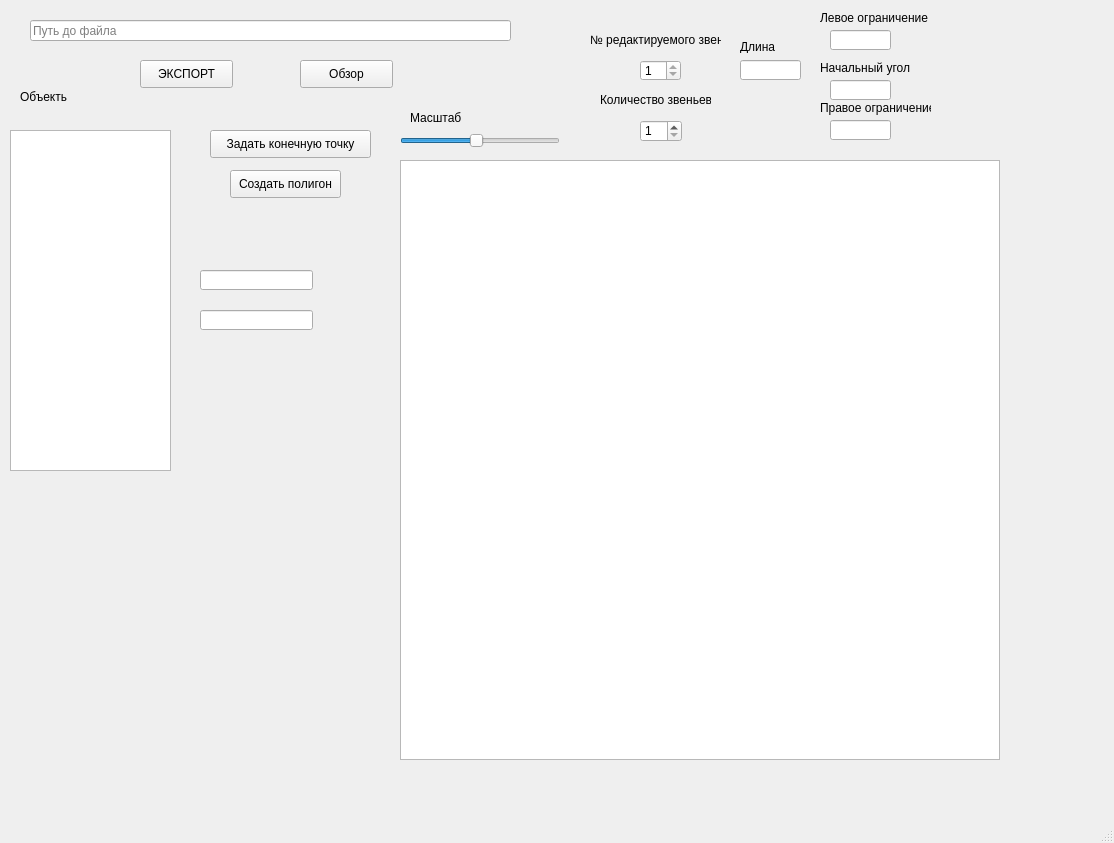
<?xml version="1.0" encoding="UTF-8"?>
<ui version="4.0">
 <class>MainWindow</class>
 <widget class="QMainWindow" name="MainWindow">
  <property name="geometry">
   <rect>
    <x>0</x>
    <y>0</y>
    <width>1114</width>
    <height>843</height>
   </rect>
  </property>
  <property name="windowTitle">
   <string>MainWindow</string>
  </property>
  <widget class="QWidget" name="centralwidget">
   <widget class="QPushButton" name="file_choose_btn">
    <property name="geometry">
     <rect>
      <x>300</x>
      <y>60</y>
      <width>93</width>
      <height>28</height>
     </rect>
    </property>
    <property name="text">
     <string>Обзор</string>
    </property>
   </widget>
   <widget class="QGraphicsView" name="graphicsView">
    <property name="geometry">
     <rect>
      <x>400</x>
      <y>160</y>
      <width>600</width>
      <height>600</height>
     </rect>
    </property>
    <property name="verticalScrollBarPolicy">
     <enum>Qt::ScrollBarAsNeeded</enum>
    </property>
    <property name="horizontalScrollBarPolicy">
     <enum>Qt::ScrollBarAsNeeded</enum>
    </property>
    <property name="sizeAdjustPolicy">
     <enum>QAbstractScrollArea::AdjustIgnored</enum>
    </property>
    <property name="dragMode">
     <enum>QGraphicsView::NoDrag</enum>
    </property>
    <property name="transformationAnchor">
     <enum>QGraphicsView::AnchorUnderMouse</enum>
    </property>
    <property name="resizeAnchor">
     <enum>QGraphicsView::AnchorUnderMouse</enum>
    </property>
   </widget>
   <widget class="QListView" name="poly_list">
    <property name="geometry">
     <rect>
      <x>10</x>
      <y>130</y>
      <width>161</width>
      <height>341</height>
     </rect>
    </property>
   </widget>
   <widget class="QLabel" name="label">
    <property name="geometry">
     <rect>
      <x>20</x>
      <y>90</y>
      <width>47</width>
      <height>13</height>
     </rect>
    </property>
    <property name="text">
     <string>Объекты</string>
    </property>
   </widget>
   <widget class="QLineEdit" name="file_choose_edit">
    <property name="geometry">
     <rect>
      <x>30</x>
      <y>20</y>
      <width>481</width>
      <height>21</height>
     </rect>
    </property>
    <property name="readOnly">
     <bool>false</bool>
    </property>
    <property name="placeholderText">
     <string>Путь до файла</string>
    </property>
   </widget>
   <widget class="QSpinBox" name="robot_joint_count_spin">
    <property name="geometry">
     <rect>
      <x>640</x>
      <y>120</y>
      <width>42</width>
      <height>22</height>
     </rect>
    </property>
    <property name="minimum">
     <number>1</number>
    </property>
   </widget>
   <widget class="QLabel" name="label_2">
    <property name="geometry">
     <rect>
      <x>600</x>
      <y>90</y>
      <width>111</width>
      <height>20</height>
     </rect>
    </property>
    <property name="text">
     <string>Количество звеньев</string>
    </property>
   </widget>
   <widget class="QLabel" name="label_3">
    <property name="geometry">
     <rect>
      <x>590</x>
      <y>29</y>
      <width>131</width>
      <height>21</height>
     </rect>
    </property>
    <property name="text">
     <string>№ редактируемого звена</string>
    </property>
   </widget>
   <widget class="QSpinBox" name="robot_change_j_spin">
    <property name="geometry">
     <rect>
      <x>640</x>
      <y>60</y>
      <width>41</width>
      <height>21</height>
     </rect>
    </property>
    <property name="minimum">
     <number>1</number>
    </property>
    <property name="maximum">
     <number>1</number>
    </property>
   </widget>
   <widget class="QLineEdit" name="joint_length_line_edit">
    <property name="geometry">
     <rect>
      <x>740</x>
      <y>60</y>
      <width>61</width>
      <height>20</height>
     </rect>
    </property>
   </widget>
   <widget class="QLineEdit" name="left_limit_text">
    <property name="geometry">
     <rect>
      <x>830</x>
      <y>30</y>
      <width>61</width>
      <height>20</height>
     </rect>
    </property>
   </widget>
   <widget class="QLineEdit" name="right_limit_text">
    <property name="geometry">
     <rect>
      <x>830</x>
      <y>120</y>
      <width>61</width>
      <height>20</height>
     </rect>
    </property>
    <property name="text">
     <string/>
    </property>
   </widget>
   <widget class="QLabel" name="label_12">
    <property name="geometry">
     <rect>
      <x>740</x>
      <y>40</y>
      <width>47</width>
      <height>13</height>
     </rect>
    </property>
    <property name="text">
     <string>Длина</string>
    </property>
   </widget>
   <widget class="QLabel" name="label_13">
    <property name="geometry">
     <rect>
      <x>820</x>
      <y>10</y>
      <width>111</width>
      <height>16</height>
     </rect>
    </property>
    <property name="text">
     <string>Левое ограничение</string>
    </property>
   </widget>
   <widget class="QLabel" name="label_14">
    <property name="geometry">
     <rect>
      <x>820</x>
      <y>100</y>
      <width>111</width>
      <height>16</height>
     </rect>
    </property>
    <property name="text">
     <string>Правое ограничение</string>
    </property>
   </widget>
   <widget class="QLineEdit" name="start_angle_text">
    <property name="geometry">
     <rect>
      <x>830</x>
      <y>80</y>
      <width>61</width>
      <height>20</height>
     </rect>
    </property>
   </widget>
   <widget class="QLabel" name="label_15">
    <property name="geometry">
     <rect>
      <x>820</x>
      <y>60</y>
      <width>111</width>
      <height>16</height>
     </rect>
    </property>
    <property name="text">
     <string>Начальный угол</string>
    </property>
   </widget>
   <widget class="QPushButton" name="export_btn">
    <property name="geometry">
     <rect>
      <x>140</x>
      <y>60</y>
      <width>93</width>
      <height>28</height>
     </rect>
    </property>
    <property name="text">
     <string>ЭКСПОРТ</string>
    </property>
   </widget>
   <widget class="QPushButton" name="create_poli_btn">
    <property name="geometry">
     <rect>
      <x>230</x>
      <y>170</y>
      <width>111</width>
      <height>28</height>
     </rect>
    </property>
    <property name="text">
     <string>Создать полигон</string>
    </property>
   </widget>
   <widget class="QLineEdit" name="poli_x_text">
    <property name="geometry">
     <rect>
      <x>200</x>
      <y>270</y>
      <width>113</width>
      <height>20</height>
     </rect>
    </property>
   </widget>
   <widget class="QLineEdit" name="poli_y_text">
    <property name="geometry">
     <rect>
      <x>200</x>
      <y>310</y>
      <width>113</width>
      <height>20</height>
     </rect>
    </property>
   </widget>
   <widget class="QSlider" name="zoom_slider">
    <property name="geometry">
     <rect>
      <x>400</x>
      <y>130</y>
      <width>160</width>
      <height>22</height>
     </rect>
    </property>
    <property name="minimum">
     <number>10</number>
    </property>
    <property name="maximum">
     <number>200</number>
    </property>
    <property name="pageStep">
     <number>1</number>
    </property>
    <property name="value">
     <number>100</number>
    </property>
    <property name="orientation">
     <enum>Qt::Horizontal</enum>
    </property>
   </widget>
   <widget class="QLabel" name="label_4">
    <property name="geometry">
     <rect>
      <x>410</x>
      <y>110</y>
      <width>51</width>
      <height>16</height>
     </rect>
    </property>
    <property name="text">
     <string>Масштаб</string>
    </property>
   </widget>
   <widget class="QPushButton" name="create_goal_point_btn">
    <property name="geometry">
     <rect>
      <x>210</x>
      <y>130</y>
      <width>161</width>
      <height>28</height>
     </rect>
    </property>
    <property name="text">
     <string>Задать конечную точку</string>
    </property>
   </widget>
  </widget>
  <widget class="QMenuBar" name="menubar">
   <property name="geometry">
    <rect>
     <x>0</x>
     <y>0</y>
     <width>1114</width>
     <height>26</height>
    </rect>
   </property>
  </widget>
  <widget class="QStatusBar" name="statusbar"/>
 </widget>
 <resources/>
 <connections/>
</ui>
